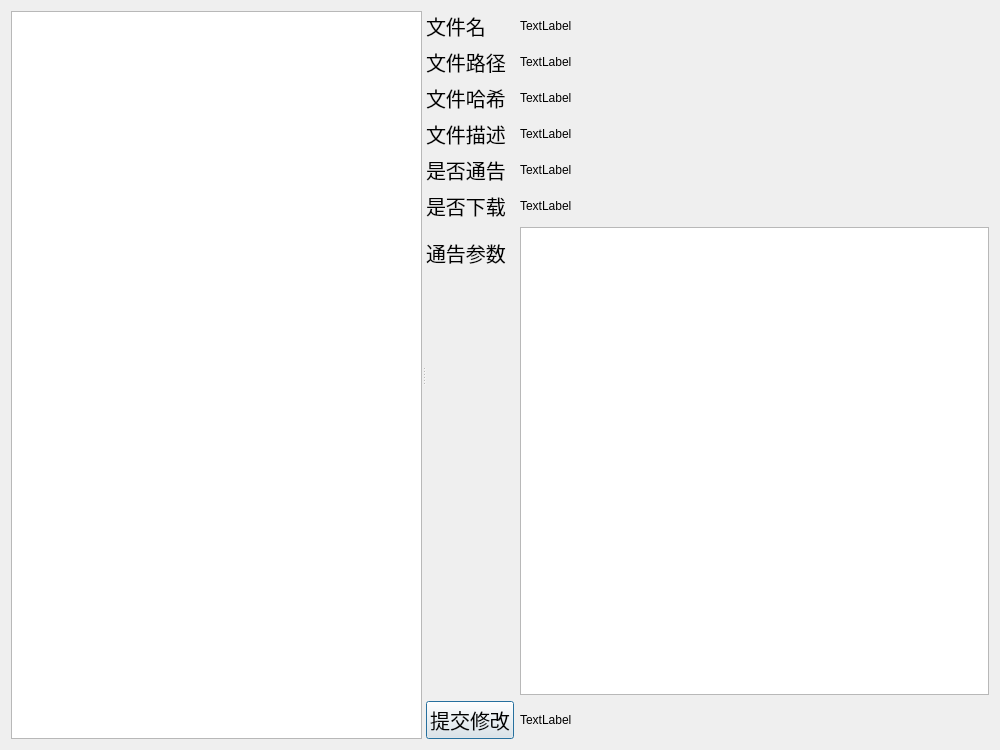
<?xml version="1.0" encoding="UTF-8"?>
<ui version="4.0">
 <class>Dialog</class>
 <widget class="QDialog" name="Dialog">
  <property name="geometry">
   <rect>
    <x>0</x>
    <y>0</y>
    <width>1000</width>
    <height>750</height>
   </rect>
  </property>
  <property name="windowTitle">
   <string>Dialog</string>
  </property>
  <layout class="QHBoxLayout" name="horizontalLayout">
   <item>
    <widget class="QSplitter" name="splitter">
     <property name="orientation">
      <enum>Qt::Horizontal</enum>
     </property>
     <widget class="GraphWidget" name="graphics"/>
     <widget class="QWidget" name="layoutWidget">
      <layout class="QFormLayout" name="formLayout">
       <item row="0" column="0">
        <widget class="QLabel" name="label_1">
         <property name="font">
          <font>
           <pointsize>15</pointsize>
          </font>
         </property>
         <property name="text">
          <string>文件名</string>
         </property>
        </widget>
       </item>
       <item row="1" column="0">
        <widget class="QLabel" name="label_2">
         <property name="font">
          <font>
           <pointsize>15</pointsize>
          </font>
         </property>
         <property name="text">
          <string>文件路径</string>
         </property>
        </widget>
       </item>
       <item row="1" column="1">
        <widget class="QLabel" name="filePath">
         <property name="text">
          <string>TextLabel</string>
         </property>
        </widget>
       </item>
       <item row="2" column="0">
        <widget class="QLabel" name="label_3">
         <property name="font">
          <font>
           <pointsize>15</pointsize>
          </font>
         </property>
         <property name="text">
          <string>文件哈希</string>
         </property>
        </widget>
       </item>
       <item row="2" column="1">
        <widget class="QLabel" name="fileHash">
         <property name="text">
          <string>TextLabel</string>
         </property>
        </widget>
       </item>
       <item row="3" column="0">
        <widget class="QLabel" name="label_4">
         <property name="font">
          <font>
           <pointsize>15</pointsize>
          </font>
         </property>
         <property name="text">
          <string>文件描述</string>
         </property>
        </widget>
       </item>
       <item row="3" column="1">
        <widget class="QLabel" name="fileAddtion">
         <property name="text">
          <string>TextLabel</string>
         </property>
        </widget>
       </item>
       <item row="4" column="0">
        <widget class="QLabel" name="label_5">
         <property name="font">
          <font>
           <pointsize>15</pointsize>
          </font>
         </property>
         <property name="text">
          <string>是否通告</string>
         </property>
        </widget>
       </item>
       <item row="5" column="0">
        <widget class="QLabel" name="label_6">
         <property name="font">
          <font>
           <pointsize>15</pointsize>
          </font>
         </property>
         <property name="text">
          <string>是否下载</string>
         </property>
        </widget>
       </item>
       <item row="5" column="1">
        <widget class="QLabel" name="isDow">
         <property name="text">
          <string>TextLabel</string>
         </property>
        </widget>
       </item>
       <item row="6" column="0">
        <widget class="QLabel" name="label_7">
         <property name="font">
          <font>
           <pointsize>15</pointsize>
          </font>
         </property>
         <property name="text">
          <string>通告参数</string>
         </property>
         <property name="buddy">
          <cstring>regArgs</cstring>
         </property>
        </widget>
       </item>
       <item row="6" column="1">
        <widget class="QTextEdit" name="regArgs">
         <property name="readOnly">
          <bool>true</bool>
         </property>
        </widget>
       </item>
       <item row="7" column="0">
        <widget class="QPushButton" name="saveButton">
         <property name="font">
          <font>
           <pointsize>15</pointsize>
          </font>
         </property>
         <property name="text">
          <string>提交修改</string>
         </property>
        </widget>
       </item>
       <item row="7" column="1">
        <widget class="QLabel" name="showSave">
         <property name="text">
          <string>TextLabel</string>
         </property>
        </widget>
       </item>
       <item row="0" column="1">
        <widget class="QLabel" name="fileName">
         <property name="text">
          <string>TextLabel</string>
         </property>
        </widget>
       </item>
       <item row="4" column="1">
        <widget class="QLabel" name="isReg">
         <property name="text">
          <string>TextLabel</string>
         </property>
        </widget>
       </item>
      </layout>
     </widget>
    </widget>
   </item>
  </layout>
 </widget>
 <customwidgets>
  <customwidget>
   <class>GraphWidget</class>
   <extends>QGraphicsView</extends>
   <header>GraphWidget</header>
  </customwidget>
 </customwidgets>
 <tabstops>
  <tabstop>graphics</tabstop>
  <tabstop>regArgs</tabstop>
 </tabstops>
 <resources/>
 <connections/>
</ui>
